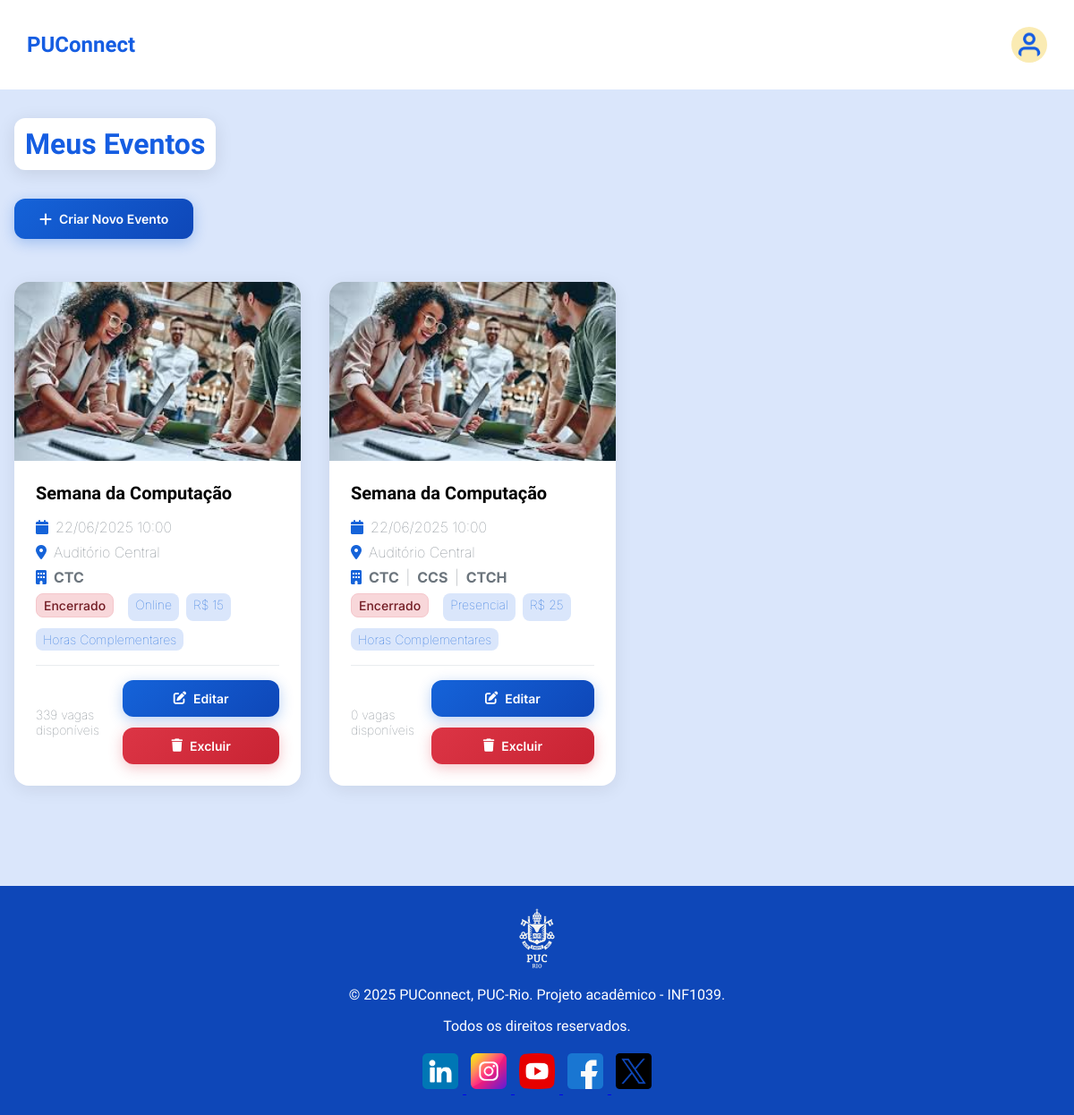
/meus-eventos/ (signed in), run on an earlier commit of the app's database.
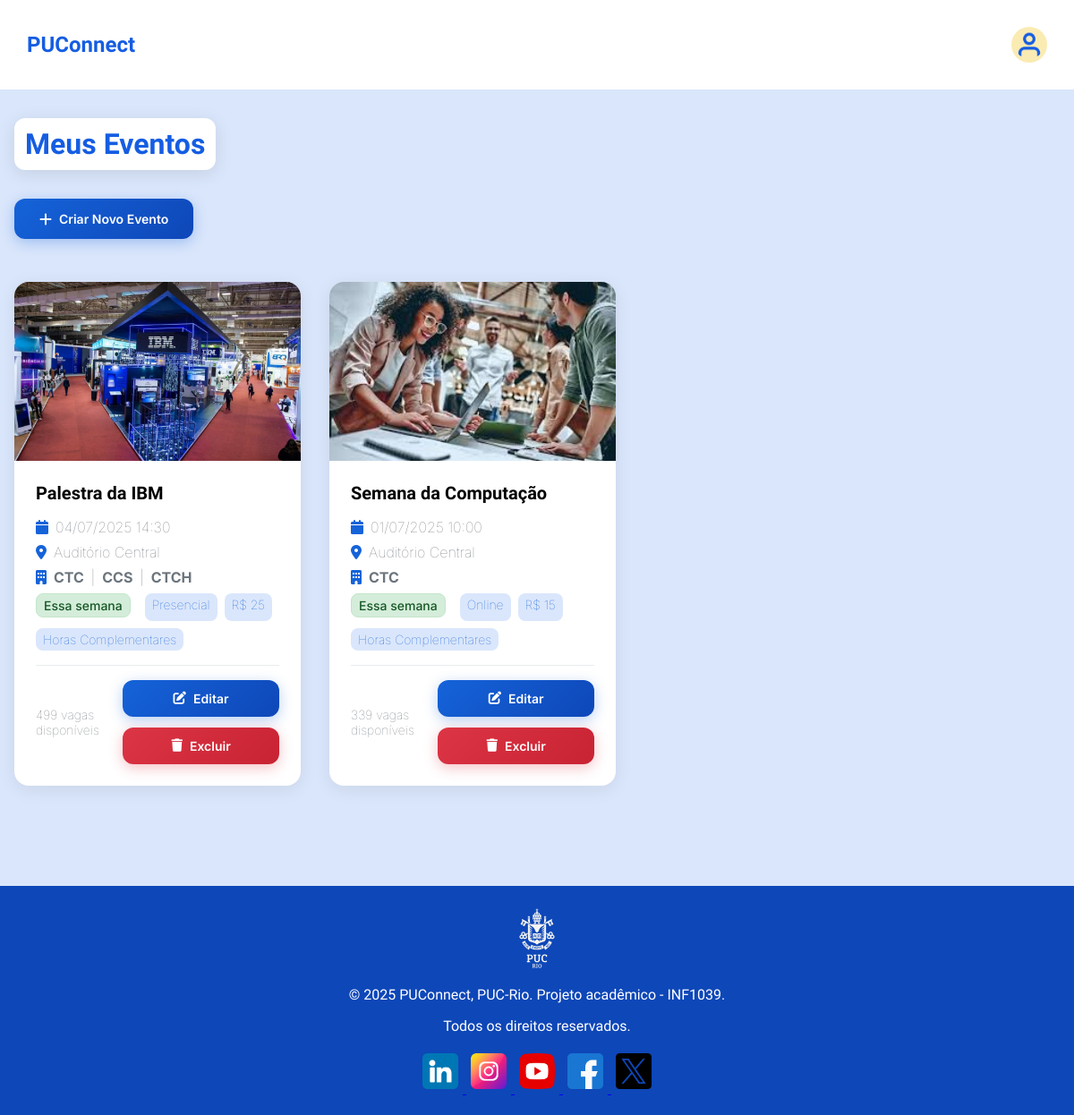
And on a later commit of the database.
### core/models.py (models this page shows, shortened)
class Evento(models.Model):
    PRICE_CHOICES = [
        ('gratuito', 'Gratuito'),
        ('pago', 'Pago'),
    ]
    PLACE_CHOICES = [
        ('puc', 'PUC'),
        ('fora', 'Fora da PUC'),
    ]
    EVENT_TYPE_CHOICES = [
        ('online', 'Online'),
        ('presencial', 'Presencial'),
    ]
    DEPARTMENT_CHOICES = [
        ('ctch', 'Centro de Teologia e Ciências Humanas'),
        ('css', 'Centro de Ciências Sociais'),
        ('ctc', 'Centro Técnico Científico'),
        ('ccbs', 'Centro de Ciências Biológicas e da Saúde'),
    ]
    titulo = models.CharField(max_length=200, verbose_name=_('título'))
    descricao = models.TextField(verbose_name=_('descrição'))
    data_hora = models.DateTimeField(verbose_name=_('data e hora'))
    local = models.CharField(max_length=200, verbose_name=_('local'))
    vagas = models.PositiveIntegerField(default=0, verbose_name=_('vagas'))
    preco = models.CharField(max_length=10, choices=PRICE_CHOICES, default='gratuito', verbose_name=_('preço'))
    preco_info = models.DecimalField(
        max_digits=10,
        decimal_places=2,
        null=True,
        blank=True,
        verbose_name=_('valor inicial'),
        help_text=_('Valor inicial que o usuário terá que pagar para participar do evento')
    )
    lugar = models.CharField(max_length=10, choices=PLACE_CHOICES, default='puc', verbose_name=_('lugar'))
    tipo_evento = models.CharField(max_length=10, choices=EVENT_TYPE_CHOICES, default='presencial', verbose_name=_('tipo de evento'))
    centros = models.ManyToManyField(
        'Centro',
        verbose_name=_('centros'),
        help_text=_('Selecione um ou mais centros para este evento')
    )
    horas_complementares = models.BooleanField(default=False, verbose_name=_('horas complementares'))
    imagem = models.ImageField(upload_to='eventos/', null=True, blank=True, verbose_name=_('imagem'))
    organizador = models.ForeignKey(
        User,
        on_delete=models.CASCADE,
        limit_choices_to={'tipo_usuario': 'organizador'},
        verbose_name=_('organizador')
    )
    inscritos = models.ManyToManyField(User, through='Inscricao', related_name='eventos_inscritos')
    criado_em = models.DateTimeField(auto_now_add=True, verbose_name=_('criado em'))
    class Meta:
        verbose_name = _('evento')
        verbose_name_plural = _('eventos')
        ordering = ['-data_hora']
    def vagas_disponiveis(self):
        inscritos = self.inscricoes.count()
        return max(0, self.vagas - inscritos)
    def tem_vagas_disponiveis(self):
        return self.vagas_disponiveis() > 0
    def esta_lotado(self):
        return not self.tem_vagas_disponiveis() and self.get_proximidade_temporal() != 'encerrado'
    def get_proximidade_temporal(self):
        try:
            from datetime import date
            hoje = date.today()
            data_evento = self.data_hora.date()
            if data_evento < hoje:
                return 'encerrado'
            if data_evento == hoje:
                return 'hoje'
            elif data_evento == hoje + timedelta(days=1):
                return 'amanha'
            elif data_evento <= hoje + timedelta(days=7):
                return 'semana'
            elif data_evento.month == hoje.month and data_evento.year == hoje.year:
                return 'mes'
            else:
                return None
        except Exception as e:
            print(f"Erro no get_proximidade_temporal: {e}")
            return None

class Centro(models.Model):
    codigo = models.CharField(max_length=10, unique=True, verbose_name=_('código'))
    nome = models.CharField(max_length=100, verbose_name=_('nome'))
    class Meta:
        verbose_name = _('centro')
        verbose_name_plural = _('centros')
        ordering = ['nome']

### core/views.py (the view)
# urls.py: path('meus-eventos/', views.meus_eventos, name='meus_eventos'),
@login_required
def meus_eventos(request):
    if request.user.tipo_usuario != 'organizador':
        return redirect('index')
    try:
        eventos = Evento.objects.filter(organizador=request.user).order_by('-data_hora')
        return render(request, 'core/meus_eventos.html', {
            'eventos': eventos
        })
    except Exception as e:
        print(f"Erro na view meus_eventos: {str(e)}")
        return render(request, 'core/meus_eventos.html', {
            'eventos': Evento.objects.none()
        })

### core/templates/core/meus_eventos.html (shortened to what this page needs)
{% extends 'core/base.html' %}
{% load static %}
{% block content %}
<div class="all">
    <div class="container">
        <h1 class="text-center">Meus Eventos</h1>
        <div class="header-actions">
            <a href="{% url 'criar_evento' %}" class="btn-criar-evento">
                <i class="fas fa-plus"></i> Criar Novo Evento
            </a>
        </div>
        <div class="eventos-grid" style="margin-top: 2rem;">
            {% if eventos.exists %}
                {% for evento in eventos %}
                    <div class="evento-card">
                        {% if evento.imagem %}
                            <img src="{{ evento.imagem.url }}" alt="{{ evento.titulo }}" class="evento-imagem">
                        {% endif %}
                        <div class="evento-content">
                            <h3 class="evento-titulo">{{ evento.titulo }}</h3>
                            <div class="evento-info-section">
                                <div class="evento-info">
                                    <i class="fas fa-calendar"></i>
                                    {{ evento.data_hora|date:"d/m/Y H:i" }}
                                </div>
                                <div class="evento-info">
                                    <i class="fas fa-map-marker-alt"></i>
                                    {{ evento.local }}
                                </div>
                                <div class="evento-info">
                                    <i class="fas fa-building"></i>
                                    {% for centro in evento.centros.all %}
                                        <span class="badge bg-primary me-1">
                                            <strong>{{ centro.codigo|upper }}</strong>
                                        </span>
                                        {% if not forloop.last %}|{% endif %}
                                    {% empty %}
                                        <span class="text-muted">Não especificado</span>
                                    {% endfor %}
                                </div>
                                <div class="evento-tags">
                                    {% if evento.get_proximidade_temporal %}
                                        {% if evento.get_proximidade_temporal == 'encerrado' %}
                                            <span class="evento-tag evento-tag-encerrado">Encerrado</span>
                                        {% else %}
                                            <span class="evento-tag evento-tag-proximidade {{ evento.get_proximidade_temporal }}">
                                                {% if evento.get_proximidade_temporal == 'hoje' %}
                                                    Hoje
                                                {% elif evento.get_proximidade_temporal == 'amanha' %}
                                                    Amanhã
                                                {% elif evento.get_proximidade_temporal == 'semana' %}
                                                    Essa semana
                                                {% elif evento.get_proximidade_temporal == 'mes' %}
                                                    Esse mês
                                                {% endif %}
                                            </span>
                                        {% endif %}
                                    {% endif %}
                                    <span class="evento-tag">{{ evento.get_tipo_evento_display }}</span>
                                    <span class="evento-tag">
                                        {% if evento.preco == 'gratuito' %}
                                            Gratuito
                                        {% elif evento.preco_info %}
                                            R$ {{ evento.preco_info|floatformat:0 }}
                                        {% else %}
                                            Pago
                                        {% endif %}
                                    </span>
                                    {% if evento.horas_complementares %}
                                        <span class="evento-tag">Horas Complementares</span>
                                    {% endif %}
                                </div>
                            </div>
                            <div class="evento-actions">
                                <span class="evento-vagas">{{ evento.vagas_disponiveis }} vagas disponíveis</span>
                                <div class="btn-group">
                                    <a href="{% url 'editar_evento' evento.pk %}" class="evento-btn btn-secondary">
                                        <i class="fas fa-edit"></i> Editar
                                    </a>
                                    <a href="{% url 'excluir_evento' evento.pk %}" class="evento-btn btn-danger">
                                        <i class="fas fa-trash"></i> Excluir
                                    </a>
                                </div>
                            </div>
                        </div>
                    </div>
                {% endfor %}
            {% else %}
                <div class="alert alert-info">
                    <i class="fas fa-info-circle"></i> Você ainda não criou nenhum evento.
                    <a href="{% url 'criar_evento' %}" class="alert-link">Criar seu primeiro evento</a>
                </div>
            {% endif %}
        </div>
    </div>
</div>
{% endblock %}

### core/templates/core/base.html (shortened to what this page needs)
{% load static %}
<!DOCTYPE html>
<html lang="pt-BR">
<head>
    <link href="https://cdnjs.cloudflare.com/ajax/libs/font-awesome/6.0.0/css/all.min.css" rel="stylesheet">
    <link rel="stylesheet" href="{% static 'core/css/style.css' %}">
</head>
<body>
    {% include 'core/components/header.html' %}
    <div class="all">
        {% block content %}{% endblock %}
    </div>
    {% include 'core/components/footer.html' %}
</body>
</html>

### core/templates/core/components/header.html (shortened to what this page needs)
{% load static %}
<nav class="navbar">
  <a href="{% url 'index' %}" class="logo">PUConnect</a>
  <div class="nav-links">
    {% if user.is_authenticated %}
      <div class="dropdown" style="position: relative; display: inline-block;">
        <a href="#" class="login" onclick="toggleDropdown(event)">
          <img src="{% static 'core/assets/img/user.png' %}" alt="Menu do usuário" style="width:32px; height:32px; border-radius:50%;" />
        </a>
      </div>
    {% endif %}
  </div>
</nav>

### core/templates/core/components/footer.html
{% load static %}
<footer>
  <a href="https://www.puc-rio.br/index.html" target="_blank">
    <img class="puc-logo" src="{% static 'core/assets/img/puc-logo.svg' %}" style="width: 40px; height: auto; object-fit: contain;">
  </a>
  <p>&copy; 2025 PUConnect, PUC-Rio. Projeto acadêmico - INF1039.</p>
  <p>Todos os direitos reservados.</p>
  <div class="redes-sociais">
    <a href="https://www.linkedin.com/school/puc-rio" target="_blank">
      <img src="{% static 'core/assets/img/linkedin.png' %}" alt="Linkedin" style="width: 40px; height: auto; margin: 5px;">
    </a>
    <a href="https://www.instagram.com/pucrio.oficial" target="_blank">
      <img src="{% static 'core/assets/img/instagram.png' %}" alt="Instagram" style="width: 40px; height: auto;margin: 5px;">
    </a>
    <a href="https://www.youtube.com/pucriooficial" target="_blank">
      <img src="{% static 'core/assets/img/youtube.png' %}" alt="Youtube" style="width: 40px; height: auto; margin: 5px;">
    </a>
    <a href="https://www.facebook.com/pucriooficial" target="_blank">
      <img src="{% static 'core/assets/img/facebook.png' %}" alt="Facebook" style="width: 40px; height: auto; margin: 5px;">
    </a>
    <a href="https://x.com/pucriooficial" target="_blank">
      <img src="{% static 'core/assets/img/twitter.png' %}" alt="Twitter" style="width: 40px; height: auto; margin: 5px;">
    </a>
  </div>
</footer>

### core/templates/core/base.html (style rules this page uses)
.all { background: #DAE6FB; min-height: 100vh; }

What changed in the data, as far as the page shows it:
changed Evento "Presencial": imagem: a different picture; titulo "Semana da Computação" → "Palestra da IBM"; data_hora "22/06/2025 10:00" → "04/07/2025 14:30"; vagas_disponiveis "0" → "499"; data_hora "Encerrado" → "Essa semana"; moves up the list
changed Evento "Semana da Computação": data_hora "22/06/2025 10:00" → "01/07/2025 10:00"; data_hora "Encerrado" → "Essa semana"
